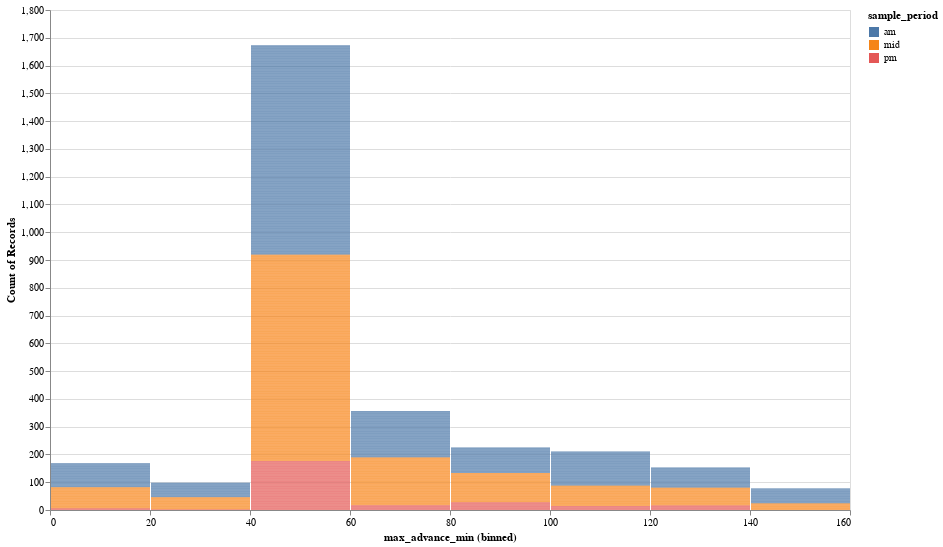

Notebook cell for this chart:
### Markdown cell above
Organizations tend to have fairly consistent practices here, when looking at 20 minute bins

### Code cell
alt.Chart(summarized_df).mark_bar().encode(
    alt.X('max_advance_min', bin=True),
    alt.Y('count()'),
    alt.Color('sample_period'),
    tooltip = summarized_df.columns.to_list()
).properties(width=800, height=500).interactive()

### Figure 1 — Vega-Lite specification as saved in the notebook (floating-point values rounded to 4 significant figures; data arrays with more than 128 entries replaced by an {"elided": "..."} marker saying what was removed)
{"config": {"view": {"continuousWidth": 400, "continuousHeight": 300}}, "data": {"name": "data-4ef7f18be18a1baefa357830a71c06db"}, "mark": "bar", "encoding": {"color": {"field": "sample_period", "type": "nominal"}, "tooltip": [{"field": "trip_id", "type": "nominal"}, {"field": "organization_name", "type": "nominal"}, {"field": "route_type", "type": "nominal"}, {"field": "max_advance_min", "type": "quantitative"}, {"field": "updates_per_min", "type": "quantitative"}, {"field": "sample_period", "type": "nominal"}], "x": {"bin": true, "field": "max_advance_min", "type": "quantitative"}, "y": {"aggregate": "count", "type": "quantitative"}}, "height": 500, "selection": {"selector002": {"type": "interval", "bind": "scales", "encodings": ["x", "y"]}}, "width": 800, "$schema": "https://vega.github.io/schema/vega-lite/v4.17.0.json", "datasets": {"data-4ef7f18be18a1baefa357830a71c06db": {"elided": "2961 records"}}}
